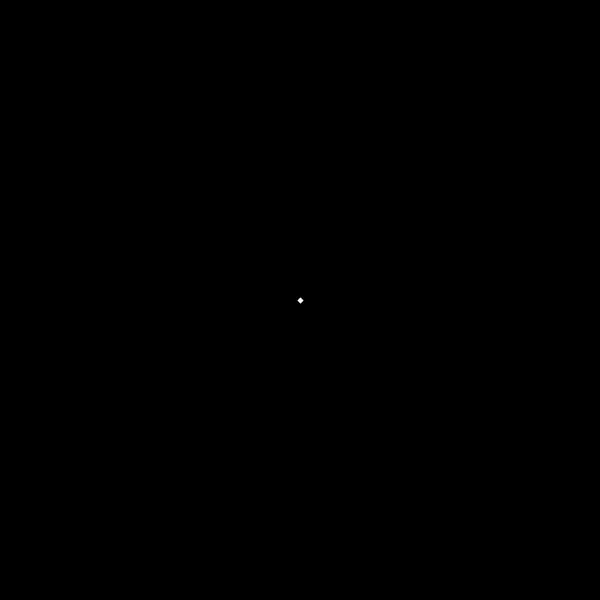
Frame 1 (no input)
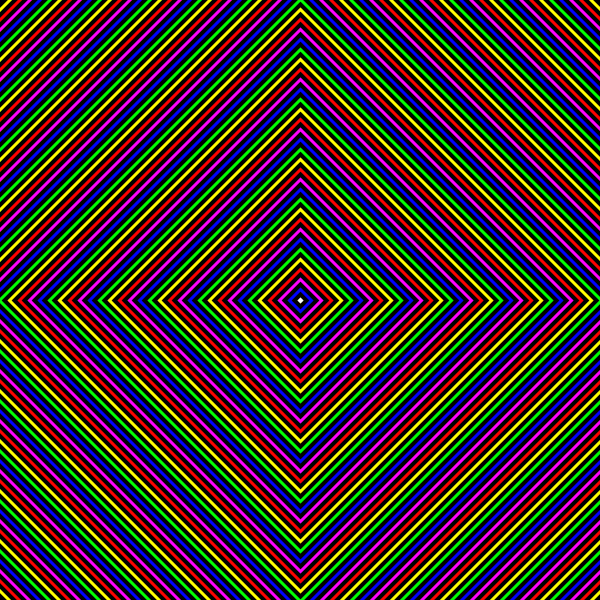
Frame 60 (the mouse pressed at the canvas centre just before this capture)
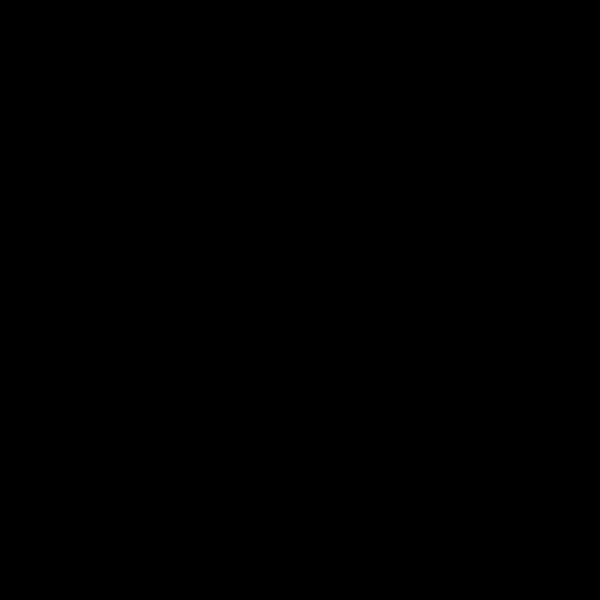
Frame 120 (the mouse held since frame 60 and released just before this capture)

The Processing sketch that drew these frames (run headless with seeded random() and noise(); from frame 60 on, the mouse is pressed at the canvas centre):

// Processing sketch: rainbow_void
// ── rainbow_void.pde
int up = 301;
int down = 299;
int strokewidth = 3;
int bool1 = 255;
int bool2 = 255;
int bool3 = 255;
int temp = 0;

//creates list of colours to swap through
int[] b = { 255, 255, 1 };
int[] g = { 255, 1, 255 };
int[] r = { 1, 255, 255 };
int[] c = { 255, 1, 1 };
int[] ma = { 1, 255, 1 };
int[] y = { 1, 1, 255 };
int[][] colourswap = { r, y, g, c, b, ma };

void setup() {
  background(0, 0, 0);
  size(600, 600);
}

void draw() {
  stroke(bool1, bool2, bool3);
  strokeWeight(strokewidth);
  noFill();
  quad(300, up, down, 300, 300, down, up, 300);
  up = up + 10;
  down = down - 10;
  temp = temp + 1;

  if(up >= 900) {
    if(bool1 == 0) {
      strokewidth = 3;
    }
    else {
      strokewidth = 4;
    }
    up = 301;
    down = 299;
  }
  
  if(strokewidth == 3) {
      bool1 = colourswap[temp][0]; 
      bool2 = colourswap[temp][1];
      bool3 = colourswap[temp][2];
  }
  else {
      bool1 = 0; 
      bool2 = 0;
      bool3 = 0;
  }
  
  if(temp == 5) {
    temp = 0;
  }
 
  
}
